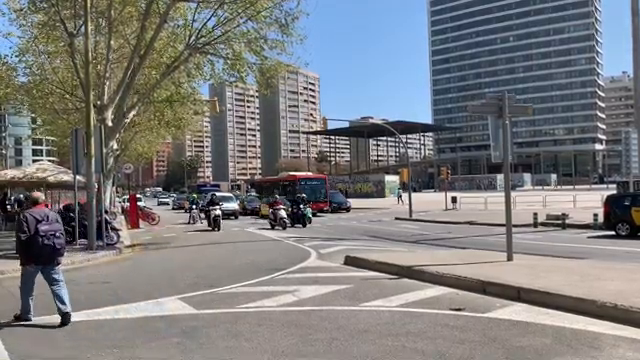
#> input picture frame 30 of Object Detection using Opencv/videoplayback.mp4, 640 x 360 px
$ python 'Object Detector.py'
#> lines starting #> are read from the running program, lines starting #| are printed output that depends on the picture; after the words box and inside, x2 and y2 are one past the last pixel; in counts of white or black regions, pixels touching at a corner belong together
# -*- coding: utf-8 -*-
"""
Created on Tue Sep  1 11:35:40 2020

@author: gaurav
"""
import cv2
import numpy as np

# Source data : Video File
video_source = 'videoplayback.mp4'

# Read the source video file
vid_file = cv2.VideoCapture(video_source)

# pre trained classifiers
car_classifier = 'cars.xml'
pedestrian_classifier = 'pedestrian.xml'
bus_classifier = 'Bus_front.xml'
twowheeler_classifier = 'two_wheeler.xml'


# Classified Trackers
car_tracker = cv2.CascadeClassifier(car_classifier)
pedestrian_tracker = cv2.CascadeClassifier(pedestrian_classifier)
bus_tracker = cv2.CascadeClassifier(bus_classifier)
twowheeler_tracker = cv2.CascadeClassifier(twowheeler_classifier)


while True:
    # start reading video file frame by frame like an image
    (read_successful, frame) = vid_file.read()
#> frame is the input picture: shape (360, 640, 3); mean B, G, R 125, 123.7, 123.3

    if read_successful:
        #convert to grey scale image
        gray_frame = cv2.cvtColor(frame, cv2.COLOR_BGR2GRAY)
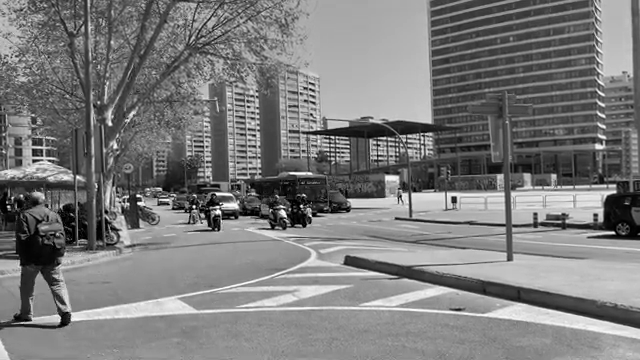
#> gray_frame: shape (360, 640); min 0, max 255, mean 123.7
    else:
        break

    # Detect Cars, Pedestrians, Bus and 2Wheelers
    cars = car_tracker.detectMultiScale(gray_frame,1.1,1)
#> cars = [[152, 191, 21, 21], [585, 223, 24, 24], [324, 189, 34, 34], [332, 230, 46, 46], [344, 161, 53, 53], [318, 224, 66, 66], [337, 226, 67, 67], [488, 211, 69, 69], [540, 211, 69, 69], [496, 164, 96, 96]]
    pedestrians = pedestrian_tracker.detectMultiScale(gray_frame,1.1,1)
#> pedestrians = [[488, 152, 40, 80]]
    bus = bus_tracker.detectMultiScale(gray_frame, 1.1, 1)
#> bus = ()
    twowheeler = twowheeler_tracker.detectMultiScale(gray_frame, 1.1, 1)
#> twowheeler = ()


    # Draw rectangle around the cars
    for (x, y, w, h) in cars:
        cv2.rectangle(frame, (x, y), (x + w, y + h), (0, 0, 255), 2)
        cv2.putText(frame, 'Car', (x, y - 10), cv2.FONT_HERSHEY_SIMPLEX, 0.7, (0, 0, 255), 2)
#> this loop made 10 passes
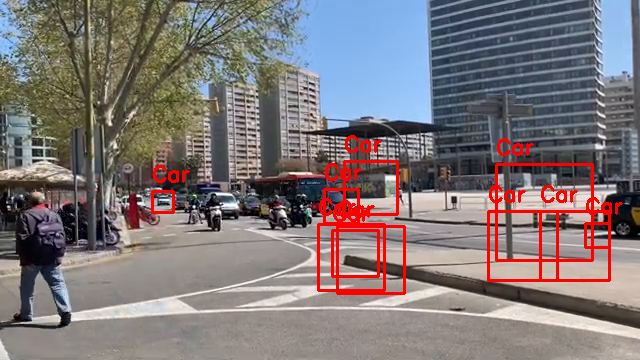
#> frame: shape (360, 640, 3); 3.58% of pixels changed, all inside (x1, y1, x2, y2) = (151, 135, 623, 295)
        #cv2.rectangle(gray_frame, (x, y), (x + w, y + h), (0, 0, 255), 2)

    # Draw square around the pedestrians
    for (x, y, w, h) in pedestrians:
        cv2.rectangle(frame, (x, y), (x + w, y + h), (0, 255, 0), 2)
        cv2.putText(frame, 'Human', (x, y - 10), cv2.FONT_HERSHEY_SIMPLEX, 0.7, (0, 255, 0), 2)
#> this loop made 1 pass
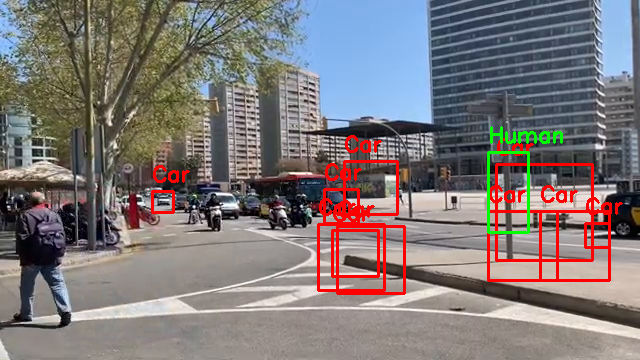
#> frame: shape (360, 640, 3); 0.54% of pixels changed, all inside (x1, y1, x2, y2) = (487, 126, 563, 234)

    # Draw square around the bus
    for (x, y, w, h) in bus:
        cv2.rectangle(frame, (x, y), (x + w, y + h), (255, 0, 0), 2)
        cv2.putText(frame, 'Bus', (x, y - 10), cv2.FONT_HERSHEY_SIMPLEX, 0.7, (255, 0, 0), 2)
#> this loop made 0 passes

    # Draw square around the twowheeler
    for (x, y, w, h) in twowheeler:
        cv2.rectangle(frame, (x, y), (x + w, y + h), (216, 255, 0), 2)
        cv2.putText(frame, 'Bike', (x, y - 10), cv2.FONT_HERSHEY_SIMPLEX, 0.7, (216, 255, 0), 2)


    # display the imapge with the face spotted
    cv2.imshow('Detect Objects On Road',frame)

    # capture key
    key = cv2.waitKey(1)
#> (key Esc is pressed here)

    # Stop incase Esc is pressed
    if key == 27:
        break

# Release video capture object
vid_file.release()
cv2.destroyAllWindows()

print("That's it...")

$ run again, starting later in the video
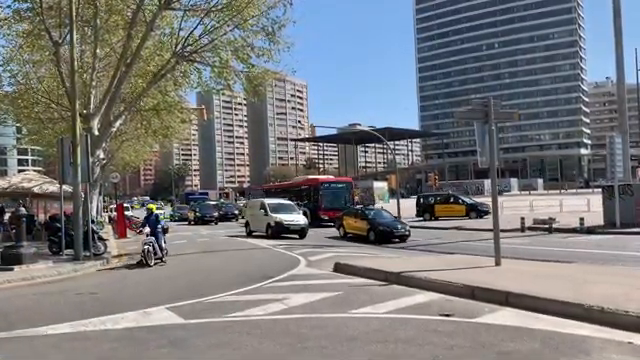
#> input picture frame 135 of Object Detection using Opencv/videoplayback.mp4, 640 x 360 px
#> frame is the input picture: shape (360, 640, 3); mean B, G, R 123.7, 122.1, 121.2
#> cars = [[550, 131, 27, 27], [97, 225, 63, 63], [366, 231, 82, 82], [227, 171, 95, 95], [483, 160, 114, 114], [333, 177, 95, 95], [388, 128, 128, 128]]
#> pedestrians = ()
#> bus = [[501, 118, 120, 120]]
#> twowheeler = ()
#> the loop `for (x, y, w, h) in cars:` made 7 passes
#> after the loop `for (x, y, w, h) in cars:`:
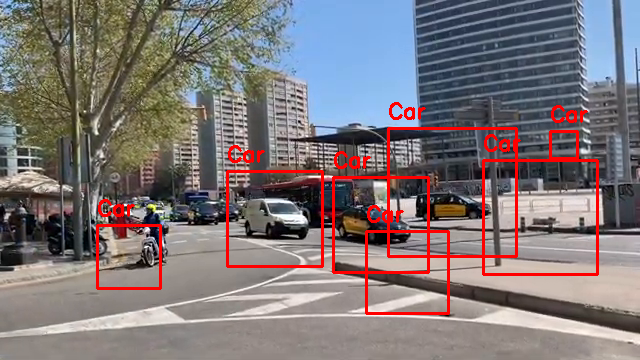
#> frame: shape (360, 640, 3); 3.86% of pixels changed, all inside (x1, y1, x2, y2) = (96, 102, 599, 315)
#> the loop `for (x, y, w, h) in bus:` made 1 pass
#> after the loop `for (x, y, w, h) in bus:`:
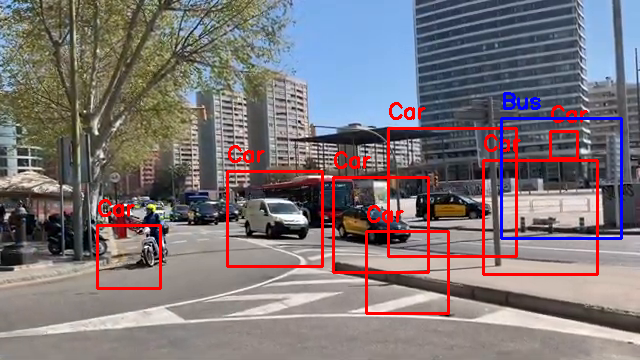
#> frame: shape (360, 640, 3); 0.77% of pixels changed, all inside (x1, y1, x2, y2) = (500, 92, 623, 240)

$ run again, starting later in the video
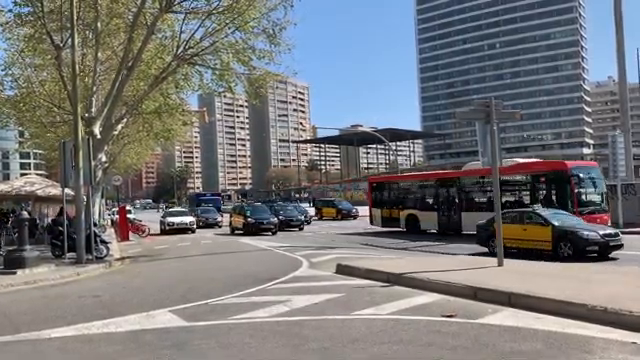
#> input picture frame 240 of Object Detection using Opencv/videoplayback.mp4, 640 x 360 px
#> frame is the input picture: shape (360, 640, 3); mean B, G, R 120.7, 119.2, 118.8
#> `gray_frame = cv2.cvtColor(frame, cv2.COLOR_BGR2GRAY)`:
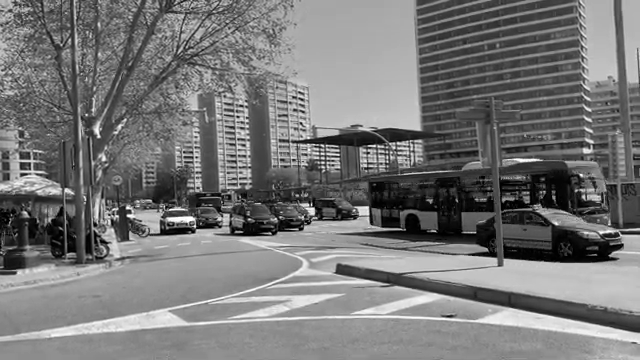
#> gray_frame: shape (360, 640); min 0, max 255, mean 119.3
#> cars = [[369, 197, 38, 38], [188, 198, 41, 41], [147, 193, 58, 58], [389, 198, 46, 46], [299, 170, 67, 67], [212, 186, 68, 68], [521, 185, 108, 108]]
#> pedestrians = ()
#> the loop `for (x, y, w, h) in cars:` made 7 passes
#> after the loop `for (x, y, w, h) in cars:`:
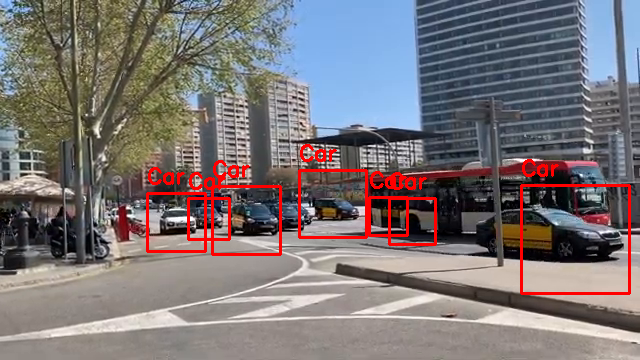
#> frame: shape (360, 640, 3); 2.92% of pixels changed, all inside (x1, y1, x2, y2) = (146, 144, 631, 295)
